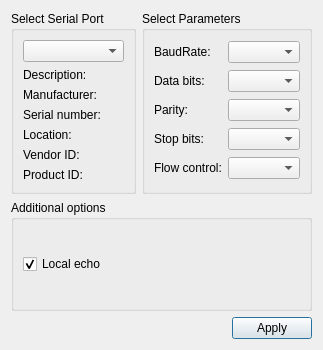
<?xml version="1.0" encoding="UTF-8"?>
<ui version="4.0">
 <class>SettingsDialog</class>
 <widget class="QDialog" name="SettingsDialog">
  <property name="geometry">
   <rect>
    <x>0</x>
    <y>0</y>
    <width>323</width>
    <height>350</height>
   </rect>
  </property>
  <property name="windowTitle">
   <string>Settings</string>
  </property>
  <property name="modal">
   <bool>true</bool>
  </property>
  <layout class="QGridLayout" name="gridLayout_3">
   <item row="0" column="1">
    <widget class="QGroupBox" name="parametersBox">
     <property name="title">
      <string>Select Parameters</string>
     </property>
     <layout class="QGridLayout" name="gridLayout_2">
      <item row="0" column="0">
       <widget class="QLabel" name="baudRateLabel">
        <property name="text">
         <string>BaudRate:</string>
        </property>
       </widget>
      </item>
      <item row="0" column="1">
       <widget class="QComboBox" name="baudRateBox"/>
      </item>
      <item row="1" column="0">
       <widget class="QLabel" name="dataBitsLabel">
        <property name="text">
         <string>Data bits:</string>
        </property>
       </widget>
      </item>
      <item row="1" column="1">
       <widget class="QComboBox" name="dataBitsBox"/>
      </item>
      <item row="2" column="0">
       <widget class="QLabel" name="parityLabel">
        <property name="text">
         <string>Parity:</string>
        </property>
       </widget>
      </item>
      <item row="2" column="1">
       <widget class="QComboBox" name="parityBox"/>
      </item>
      <item row="3" column="0">
       <widget class="QLabel" name="stopBitsLabel">
        <property name="text">
         <string>Stop bits:</string>
        </property>
       </widget>
      </item>
      <item row="3" column="1">
       <widget class="QComboBox" name="stopBitsBox"/>
      </item>
      <item row="4" column="0">
       <widget class="QLabel" name="flowControlLabel">
        <property name="text">
         <string>Flow control:</string>
        </property>
       </widget>
      </item>
      <item row="4" column="1">
       <widget class="QComboBox" name="flowControlBox"/>
      </item>
     </layout>
    </widget>
   </item>
   <item row="0" column="0">
    <widget class="QGroupBox" name="selectBox">
     <property name="title">
      <string>Select Serial Port</string>
     </property>
     <layout class="QGridLayout" name="gridLayout">
      <item row="0" column="0">
       <widget class="QComboBox" name="serialPortInfoListBox"/>
      </item>
      <item row="1" column="0">
       <widget class="QLabel" name="descriptionLabel">
        <property name="text">
         <string>Description:</string>
        </property>
       </widget>
      </item>
      <item row="2" column="0">
       <widget class="QLabel" name="manufacturerLabel">
        <property name="text">
         <string>Manufacturer:</string>
        </property>
       </widget>
      </item>
      <item row="3" column="0">
       <widget class="QLabel" name="serialNumberLabel">
        <property name="text">
         <string>Serial number:</string>
        </property>
       </widget>
      </item>
      <item row="4" column="0">
       <widget class="QLabel" name="locationLabel">
        <property name="text">
         <string>Location:</string>
        </property>
       </widget>
      </item>
      <item row="5" column="0">
       <widget class="QLabel" name="vidLabel">
        <property name="text">
         <string>Vendor ID:</string>
        </property>
       </widget>
      </item>
      <item row="6" column="0">
       <widget class="QLabel" name="pidLabel">
        <property name="text">
         <string>Product ID:</string>
        </property>
       </widget>
      </item>
     </layout>
    </widget>
   </item>
   <item row="2" column="0" colspan="2">
    <layout class="QHBoxLayout" name="horizontalLayout">
     <item>
      <spacer name="horizontalSpacer">
       <property name="orientation">
        <enum>Qt::Horizontal</enum>
       </property>
       <property name="sizeHint" stdset="0">
        <size>
         <width>96</width>
         <height>20</height>
        </size>
       </property>
      </spacer>
     </item>
     <item>
      <widget class="QPushButton" name="applyButton">
       <property name="text">
        <string>Apply</string>
       </property>
      </widget>
     </item>
    </layout>
   </item>
   <item row="1" column="0" colspan="2">
    <widget class="QGroupBox" name="additionalOptionsGroupBox">
     <property name="title">
      <string>Additional options</string>
     </property>
     <layout class="QVBoxLayout" name="verticalLayout">
      <item>
       <widget class="QCheckBox" name="localEchoCheckBox">
        <property name="text">
         <string>Local echo</string>
        </property>
        <property name="checked">
         <bool>true</bool>
        </property>
       </widget>
      </item>
     </layout>
    </widget>
   </item>
  </layout>
 </widget>
 <resources/>
 <connections/>
</ui>
